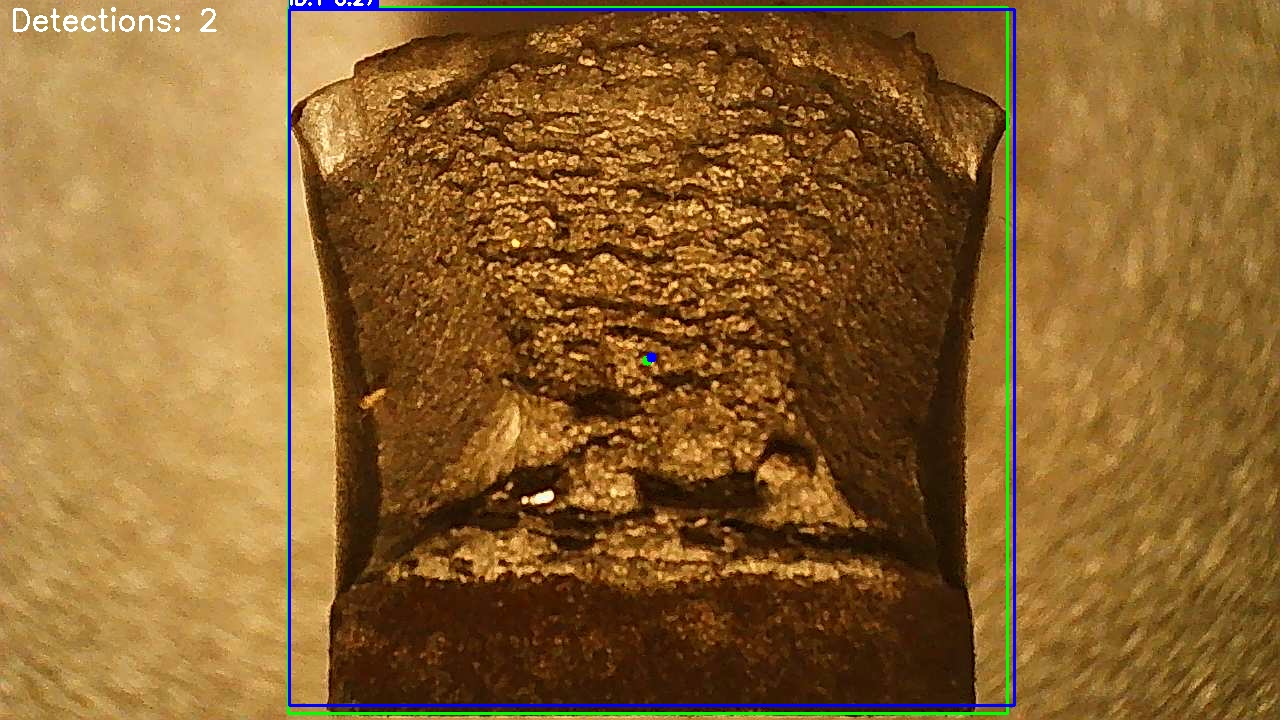
#> input picture tests/data/detection_test_frame_1.jpg, 1280 x 720 px, given in place of the camera
$ python microscope_capture.py   (older library calls are emulated)
#> lines starting #> are read from the running program, lines starting #| are printed output that depends on the picture; after the words box and inside, x2 and y2 are one past the last pixel; in counts of white or black regions, pixels touching at a corner belong together
#!/usr/bin/env python3
"""
Charpy Specimen Systematic Photo Capture System

Designed specifically for capturing training data from your 8 Charpy specimens
with systematic positioning, orientations, and quality control.

Features:
- Guided photo capture workflow
- Systematic specimen positioning
- Quality assessment
- Automatic file naming and organization
- Progress tracking
- Preview mode for setup verification
"""

import cv2
import numpy as np
import os
import time
import json
from pathlib import Path
from datetime import datetime
import tkinter as tk
from tkinter import ttk, messagebox
import threading


class CharpyPhotoCaptureSystem:
    """Systematic photo capture system for Charpy specimens."""

    def __init__(self, device_id=1, output_dir="data/charpy_dataset_v2"):
        """
        Initialize the capture system.

        Args:
            device_id: Camera device ID (1 for your microscope)
            output_dir: Directory to save captured photos
        """
        self.device_id = device_id
        self.output_dir = Path(output_dir)
        self.output_dir.mkdir(parents=True, exist_ok=True)

        # Camera setup
        self.cap = None
        self.is_connected = False

        # Capture configuration
        self.total_specimens = 8
        self.current_specimen = 1
        self.photos_per_specimen = 10  # Start with essential 10, can increase
        self.current_photo = 1

        # Photo capture plan
        self.photo_plan = self._create_photo_plan()
        self.captured_photos = []

        # Quality settings
        self.min_specimen_area = 0.1  # Minimum 10% of frame
        self.max_specimen_area = 0.8  # Maximum 80% of frame

        # Statistics
        self.session_start_time = time.time()
        self.total_captured = 0
        self.quality_rejected = 0

        print(f"🔬 Charpy Photo Capture System Initialized")
        print(f"📁 Output directory: {self.output_dir}")
        print(
            f"🎯 Plan: {self.total_specimens} specimens × {self.photos_per_specimen} photos = {self.total_specimens * self.photos_per_specimen} total photos")

    def _create_photo_plan(self):
        """Create systematic photo capture plan."""
        positions = [
            ("center", "Center of frame"),
            ("top", "Upper portion of frame"),
            ("bottom", "Lower portion of frame"),
            ("left", "Left side of frame"),
            ("right", "Right side of frame")
        ]

        orientations = [
            ("horizontal_up", "Horizontal, notch up", 0),
            ("horizontal_down", "Horizontal, notch down", 180),
            ("angle_left", "Angled 15° left", -15),
            ("angle_right", "Angled 15° right", 15),
            ("vertical", "Vertical orientation", 90)
        ]

        distances = [
            ("medium", "Standard distance", "40-60% of frame"),
            ("close", "Close-up", "60-80% of frame"),
            ("far", "Distant", "20-40% of frame")
        ]

        # Create photo plan (10 essential photos per specimen)
        plan = [
            (1, "center", "horizontal_up", "medium", "Standard horizontal orientation"),
            (2, "center", "horizontal_down", "medium", "Flipped horizontal orientation"),
            (3, "center", "angle_left", "medium", "15° counter-clockwise rotation"),
            (4, "center", "angle_right", "medium", "15° clockwise rotation"),
            (5, "center", "vertical", "medium", "90° vertical orientation"),
            (6, "top", "horizontal_up", "medium", "Upper position, horizontal"),
            (7, "bottom", "horizontal_up", "medium", "Lower position, horizontal"),
            (8, "center", "horizontal_up", "close", "Close-up, standard orientation"),
            (9, "center", "horizontal_up", "far", "Distant, standard orientation"),
            (10, "center", "horizontal_up", "medium", "Final standard shot")
        ]

        return plan

    def connect_camera(self):
        """Connect to the microscope camera."""
        try:
            print(f"🔌 Connecting to camera device {self.device_id}...")

            # Try different backends for better USB camera support
            backends = [cv2.CAP_DSHOW, cv2.CAP_MSMF, cv2.CAP_ANY]

            for backend in backends:
                try:
                    self.cap = cv2.VideoCapture(self.device_id, backend)
                    if self.cap.isOpened():
                        print(f"✅ Connected using backend {backend}")
                        break
                    else:
                        self.cap.release()
                        self.cap = None
                except Exception as e:
                    continue

            if self.cap is None or not self.cap.isOpened():
                raise Exception(f"Could not connect to camera {self.device_id}")

            # Configure camera settings
            self.cap.set(cv2.CAP_PROP_FRAME_WIDTH, 1280)
            self.cap.set(cv2.CAP_PROP_FRAME_HEIGHT, 720)
            self.cap.set(cv2.CAP_PROP_FPS, 30)
            self.cap.set(cv2.CAP_PROP_BUFFERSIZE, 1)

            # Fix brightness/exposure issues for microscope
            print("🔧 Optimizing camera settings for microscope...")
            self.optimize_microscope_settings()

            # Test frame capture
            ret, frame = self.cap.read()
            if not ret:
                raise Exception("Camera connected but cannot capture frames")

            self.is_connected = True
            print(f"✅ Camera ready - Resolution: {frame.shape[1]}x{frame.shape[0]}")
            return True

        except Exception as e:
            print(f"❌ Camera connection failed: {e}")
            if self.cap:
                self.cap.release()
                self.cap = None
            return False

    def disconnect_camera(self):
        """Disconnect from camera."""
        if self.cap:
            self.cap.release()
            self.cap = None
        self.is_connected = False
        print("📷 Camera disconnected")

    def optimize_microscope_settings(self):
        """Optimize camera settings specifically for microscope lighting."""
        if not self.cap:
            return

        print("🔧 Adjusting microscope camera settings...")

        # Brightness and contrast adjustments
        brightness_settings = [
            (cv2.CAP_PROP_BRIGHTNESS, 0.7, "Brightness"),
            (cv2.CAP_PROP_CONTRAST, 0.8, "Contrast"),
            (cv2.CAP_PROP_SATURATION, 0.6, "Saturation"),
            (cv2.CAP_PROP_EXPOSURE, -1, "Auto Exposure"),  # -1 for auto
            (cv2.CAP_PROP_GAIN, 0.3, "Gain"),
            (cv2.CAP_PROP_GAMMA, 100, "Gamma"),
            (cv2.CAP_PROP_AUTO_WB, 1, "Auto White Balance")
        ]

        for prop, value, name in brightness_settings:
            try:
                current = self.cap.get(prop)
                success = self.cap.set(prop, value)
                new_value = self.cap.get(prop)

                if success:
                    print(f"   ✅ {name}: {current:.3f} → {new_value:.3f}")
                else:
                    print(f"   ⚠️ {name}: Could not set (current: {current:.3f})")

            except Exception as e:
                print(f"   ❌ {name}: Error setting - {e}")

        # Test the settings with a sample frame
        time.sleep(0.5)  # Let camera adjust
        ret, test_frame = self.cap.read()
#> test_frame is the input picture: shape (720, 1280, 3); mean B, G, R 47, 98.8, 139

        if ret:
            brightness = np.mean(test_frame)
#> brightness = 94.93
            print(f"📊 Current image brightness: {brightness:.1f}")
#| 📊 Current image brightness: 94.9
#| ✅ Camera ready - Resolution: 1280x720
#> the answer given: y

            if brightness < 80:
                print("⚠️ Image still too dark, trying manual brightness boost...")
                self._boost_brightness_manual()
            elif brightness > 200:
                print("⚠️ Image too bright, reducing exposure...")
                self._reduce_brightness_manual()
            else:
                print("✅ Brightness looks good!")

    # [49 lines left out: functions _boost_brightness_manual, _reduce_brightness_manual, not called in this run]

    def manual_brightness_adjustment(self):
        """Interactive brightness adjustment mode."""
        if not self.is_connected:
            print("❌ Camera not connected")
            return

        print("\n🔧 MANUAL BRIGHTNESS ADJUSTMENT MODE")
        print("=" * 50)
        print("Controls:")
        print("   + : Increase brightness")
        print("   - : Decrease brightness")
        print("   e : Adjust exposure")
        print("   c : Adjust contrast")
        print("   g : Adjust gain")
        print("   r : Reset to defaults")
        print("   q : Quit adjustment mode")
        print("   s : Save current settings")

        current_brightness = self.cap.get(cv2.CAP_PROP_BRIGHTNESS)
        current_contrast = self.cap.get(cv2.CAP_PROP_CONTRAST)
        current_exposure = self.cap.get(cv2.CAP_PROP_EXPOSURE)
        current_gain = self.cap.get(cv2.CAP_PROP_GAIN)

        while True:
            # Get current frame
            frame = self.get_frame()
            if frame is None:
                continue

            # Add brightness info overlay
            display_frame = frame.copy()
            frame_brightness = np.mean(frame)
#> frame_brightness = 94.93

            # Add brightness info
            info_text = [
                f"Frame Brightness: {frame_brightness:.1f}",
                f"Camera Brightness: {current_brightness:.3f}",
                f"Contrast: {current_contrast:.3f}",
                f"Exposure: {current_exposure:.3f}",
                f"Gain: {current_gain:.3f}",
                "Use +/- to adjust brightness"
            ]
#> info_text = ['Frame Brightness: 94.9', 'Camera Brightness: 0.000', 'Contrast: 0.000', 'Exposure: 0.000', 'Gain: 0.000', 'Use +/- to adjust brightness']

            for i, text in enumerate(info_text):
                cv2.putText(display_frame, text, (10, 30 + i * 25),
                            cv2.FONT_HERSHEY_SIMPLEX, 0.6, (255, 255, 255), 2)
#> this loop made 6 passes
#> text on passes 1 to 6: 'Frame Brightness: 94.9', 'Camera Brightness: 0.000', 'Contrast: 0.000', 'Exposure: 0.000', 'Gain: 0.000', 'Use +/- to adjust brightness'
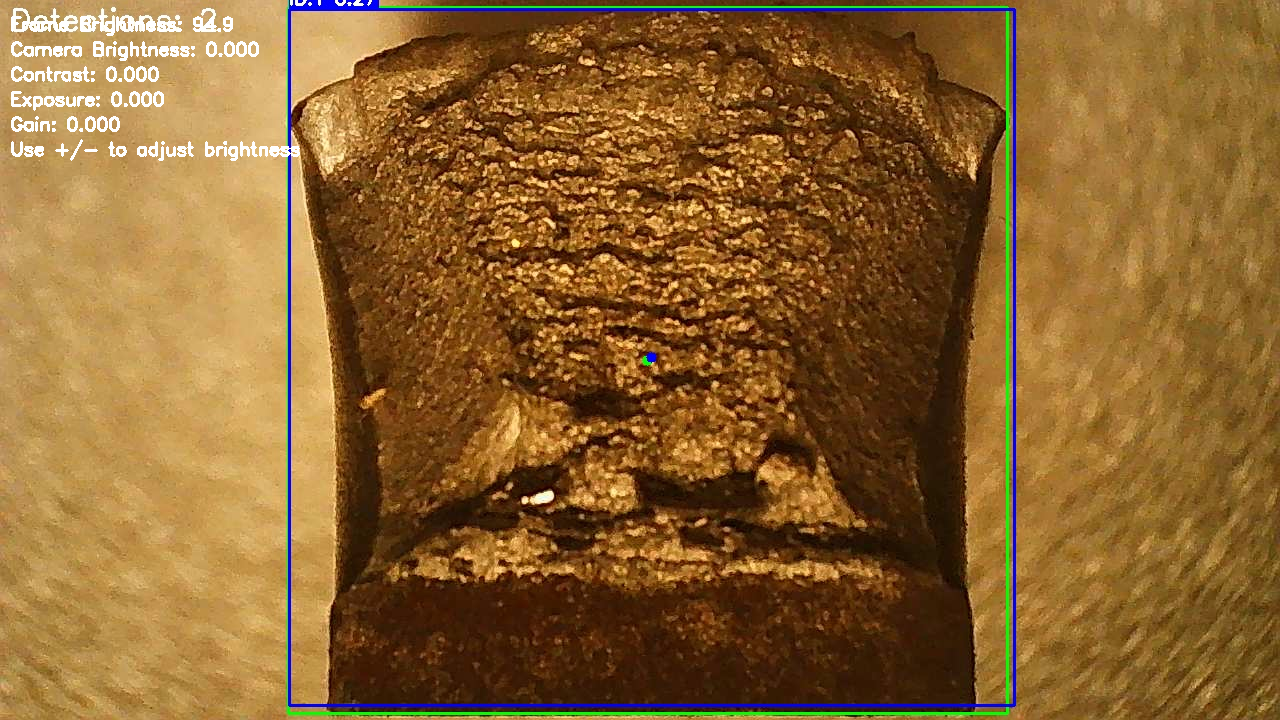
#> display_frame: shape (720, 1280, 3); 0.87% of pixels changed, all inside (x1, y1, x2, y2) = (11, 16, 300, 161)

            cv2.imshow('Brightness Adjustment - Press Q when satisfied', display_frame)

            key = cv2.waitKey(1) & 0xFF
#> (key e is pressed here)
#> the answer given: y

            if key == ord('+') or key == ord('='):
                current_brightness = min(1.0, current_brightness + 0.05)
                self.cap.set(cv2.CAP_PROP_BRIGHTNESS, current_brightness)
                print(f"🔆 Brightness: {current_brightness:.3f}")

            elif key == ord('-'):
                current_brightness = max(0.0, current_brightness - 0.05)
                self.cap.set(cv2.CAP_PROP_BRIGHTNESS, current_brightness)
                print(f"🔅 Brightness: {current_brightness:.3f}")

            elif key == ord('e'):
                current_exposure = current_exposure - 1 if current_exposure > -10 else -1
                self.cap.set(cv2.CAP_PROP_EXPOSURE, current_exposure)
                print(f"📷 Exposure: {current_exposure:.3f}")

            elif key == ord('c'):
                current_contrast = min(1.0, current_contrast + 0.05) if current_contrast < 0.8 else max(0.0,
                                                                                                        current_contrast - 0.05)
                self.cap.set(cv2.CAP_PROP_CONTRAST, current_contrast)
                print(f"🎨 Contrast: {current_contrast:.3f}")

            elif key == ord('g'):
                current_gain = min(1.0, current_gain + 0.05) if current_gain < 0.5 else max(0.0, current_gain - 0.05)
                self.cap.set(cv2.CAP_PROP_GAIN, current_gain)
                print(f"📶 Gain: {current_gain:.3f}")

            elif key == ord('r'):
                # Reset to defaults
                current_brightness = 0.5
                current_contrast = 0.5
                current_exposure = -1
                current_gain = 0.3
                self.cap.set(cv2.CAP_PROP_BRIGHTNESS, current_brightness)
                self.cap.set(cv2.CAP_PROP_CONTRAST, current_contrast)
                self.cap.set(cv2.CAP_PROP_EXPOSURE, current_exposure)
                self.cap.set(cv2.CAP_PROP_GAIN, current_gain)
                print("🔄 Reset to defaults")

            elif key == ord('s'):
                # Save current settings
                settings = {
                    'brightness': current_brightness,
                    'contrast': current_contrast,
                    'exposure': current_exposure,
                    'gain': current_gain,
                    'timestamp': time.time()
                }

                settings_file = self.output_dir / "camera_settings.json"
                with open(settings_file, 'w') as f:
                    json.dump(settings, f, indent=2)
                print(f"💾 Settings saved to {settings_file}")

            elif key == ord('q'):
                break

        cv2.destroyAllWindows()
        print("✅ Brightness adjustment completed")

    def get_frame(self):
        """Capture a frame from the camera."""
        if not self.is_connected or not self.cap:
            return None

        ret, frame = self.cap.read()
        return frame if ret else None

    def assess_image_quality(self, frame):
        """Assess if the captured image meets quality standards."""
        if frame is None:
            return False, "No image captured"

        # Convert to grayscale for analysis
        gray = cv2.cvtColor(frame, cv2.COLOR_BGR2GRAY)

        # Check image sharpness (variance of Laplacian)
        laplacian_var = cv2.Laplacian(gray, cv2.CV_64F).var()
        if laplacian_var < 100:  # Adjust threshold as needed
            return False, f"Image too blurry (sharpness: {laplacian_var:.1f})"

        # Check brightness (avoid too dark/bright images)
        brightness = np.mean(gray)
        if brightness < 40:  # Lowered threshold for microscope images
            return False, f"Image too dark (brightness: {brightness:.1f})"
        if brightness > 220:  # Raised threshold for bright microscope images
            return False, f"Image too bright (brightness: {brightness:.1f})"

        # Check contrast
        contrast = gray.std()
        if contrast < 30:
            return False, f"Low contrast (contrast: {contrast:.1f})"

        # Estimate specimen area (simple thresholding)
        _, thresh = cv2.threshold(gray, 0, 255, cv2.THRESH_BINARY + cv2.THRESH_OTSU)
        specimen_pixels = np.sum(thresh > 0)
        total_pixels = thresh.size
        specimen_ratio = specimen_pixels / total_pixels

        if specimen_ratio < self.min_specimen_area:
            return False, f"Specimen too small ({specimen_ratio:.1%} of frame)"

        if specimen_ratio > self.max_specimen_area:
            return False, f"Specimen too large ({specimen_ratio:.1%} of frame)"

        return True, f"Good quality (sharpness: {laplacian_var:.1f}, brightness: {brightness:.1f}, contrast: {contrast:.1f}, size: {specimen_ratio:.1%})"

    # [34 lines left out: function save_photo, not called in this run]

    def run_interactive_capture(self):
        """Run interactive photo capture session."""
        if not self.connect_camera():
#| ✅ Connected using backend 700
#> the loop in optimize_microscope_settings (call 2), `for prop, value, name in brightness_settings:` made 7 passes
#> (prop, value, name) on passes 1 to 7: (10, 0.7, 'Brightness'), (11, 0.8, 'Contrast'), (12, 0.6, 'Saturation'), (15, -1, 'Auto Exposure'), (14, 0.3, 'Gain'), (22, 100, 'Gamma'), (44, 1, 'Auto White Balance')
#> (printed output is left out)
#| 📊 Current image brightness: 94.9
#| ✅ Camera ready - Resolution: 1280x720
            return False

        print("\n🎬 STARTING INTERACTIVE CAPTURE SESSION")
        print("=" * 60)
        print("📋 Instructions:")
        print("   - Position your specimen according to the prompts")
        print("   - Press SPACE to capture photo")
        print("   - Press 'r' to retake current photo")
        print("   - Press 'q' to quit session")
        print("   - Press 's' to skip current photo")
        print("=" * 60)

        try:
            for specimen_num in range(1, self.total_specimens + 1):
                print(f"\n🔬 SPECIMEN {specimen_num}/{self.total_specimens}")
                print("=" * 40)

                input(f"📋 Place Specimen {specimen_num} and press ENTER to continue...")

                for photo_num, (plan_num, position, orientation, distance, description) in enumerate(self.photo_plan,
                                                                                                     1):
                    print(f"\n📸 Photo {photo_num}/{len(self.photo_plan)}: {description}")
                    print(f"   Position: {position}")
                    print(f"   Orientation: {orientation}")
                    print(f"   Distance: {distance}")

                    captured = False
                    while not captured:
                        # Show live preview
                        frame = self.get_frame()
                        if frame is None:
                            print("❌ Failed to get camera frame")
                            continue

                        # Add overlay information
                        display_frame = self.add_capture_overlay(frame, specimen_num, photo_num, description)

                        # Show preview
                        cv2.imshow('Charpy Capture System - Press SPACE to capture', display_frame)

                        key = cv2.waitKey(1) & 0xFF

                        if key == ord(' '):  # Space to capture
                            # Quality check
                            quality_ok, quality_msg = self.assess_image_quality(frame)

                            if quality_ok:
                                filename = self.save_photo(frame, specimen_num, photo_num, description)
                                if filename:
                                    print(f"✅ Captured: {filename}")
                                    print(f"   Quality: {quality_msg}")
                                    captured = True
                                else:
                                    print("❌ Failed to save photo, try again")
                            else:
                                print(f"⚠️ Quality issue: {quality_msg}")
                                print("   Adjust setup and try again, or press 's' to skip")
                                self.quality_rejected += 1

                        elif key == ord('r'):  # Retake
                            print("🔄 Retaking photo...")
                            continue

                        elif key == ord('s'):  # Skip
                            print("⏭️ Skipping this photo")
                            captured = True

                        elif key == ord('q'):  # Quit
                            print("🛑 Session cancelled by user")
                            return self.cleanup_session()

                print(f"✅ Completed Specimen {specimen_num}")
#> this loop made 1 pass; (key e is pressed on pass 1)
#> pass 1, in assess_image_quality, `gray = cv2.cvtColor(frame, cv2.COLOR_BGR2GRAY)`:
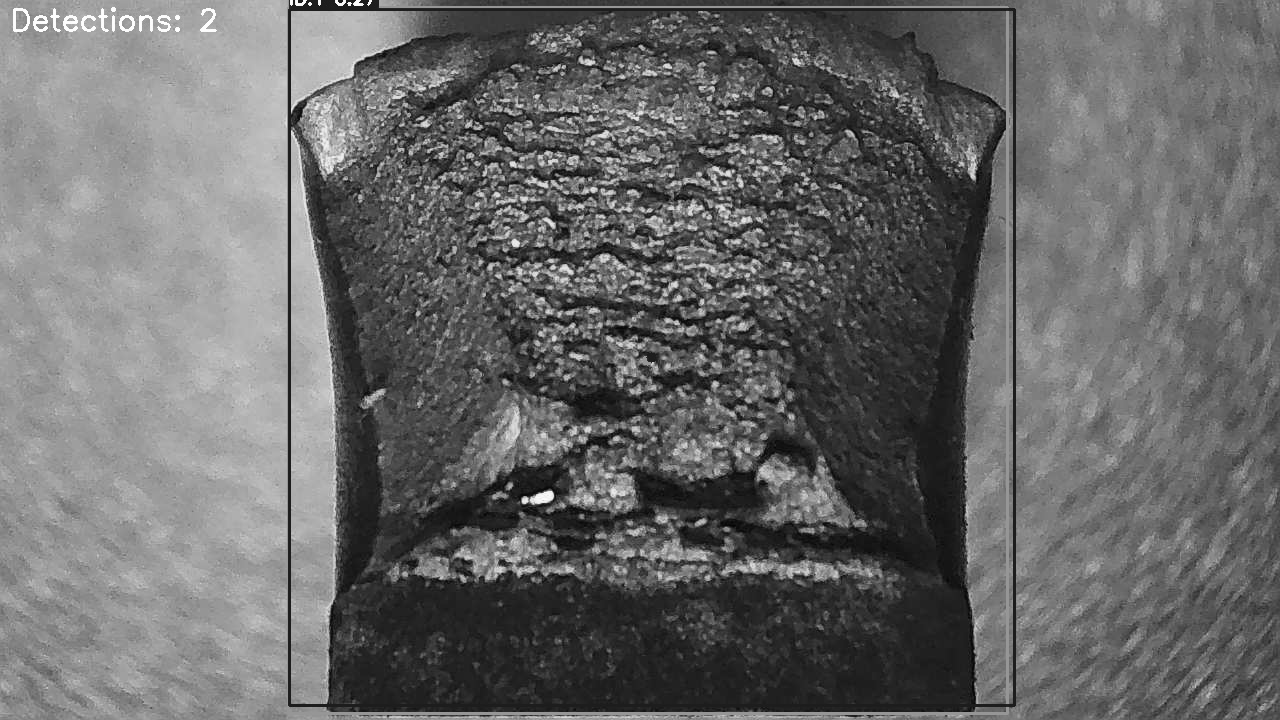
#> gray: shape (720, 1280); min 4, max 255, mean 104.9
#> after the loop, self.quality_rejected = 0
#> (the rest of the program and of its run is left out)
